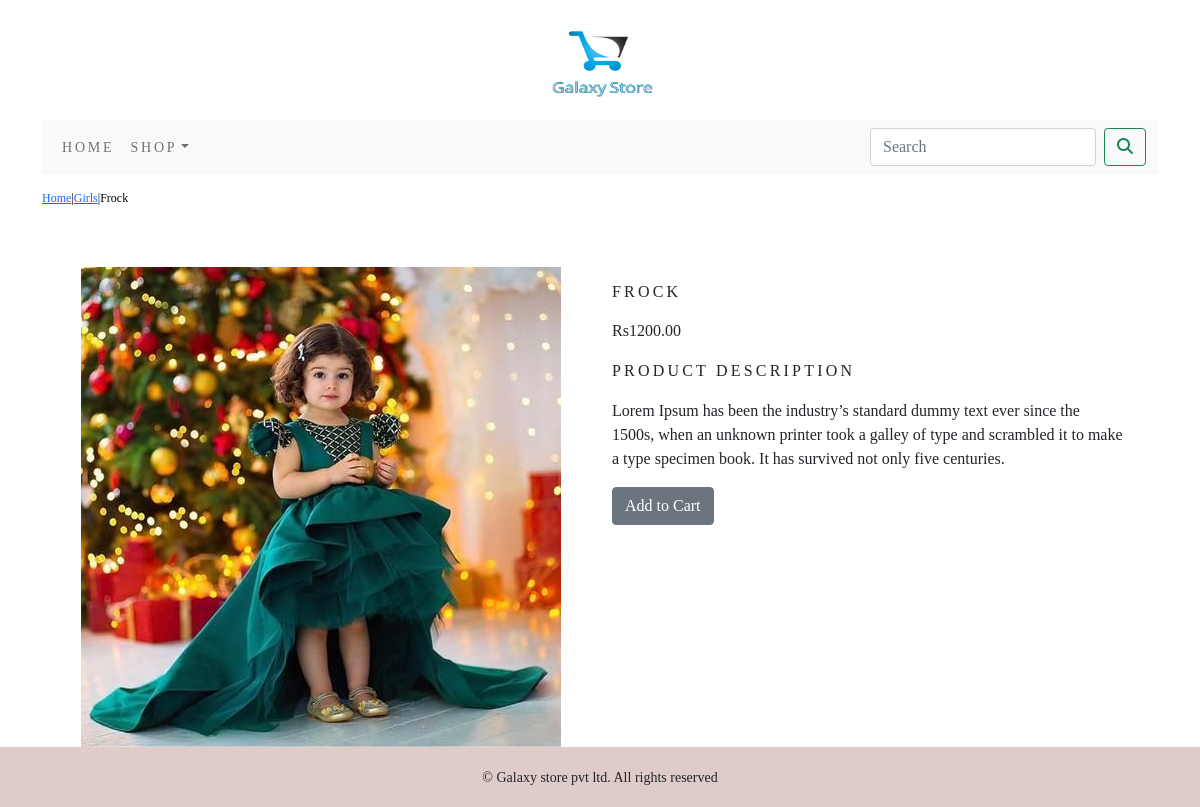
/shop/girls/frock/, run on the app's committed database.
### shop/models.py (models this page shows, shortened)
class Product(models.Model):
    name=models.CharField(max_length=250,unique=True)
    slug=models.SlugField(max_length=250,unique=True)
    description=models.TextField(blank=True)
    price=models.DecimalField(max_digits=10,decimal_places=2)
    category=models.ForeignKey(Category,on_delete=models.CASCADE)
    image=models.ImageField(upload_to='product',blank=True)
    stock=models.IntegerField()
    available=models.BooleanField(default=True)
    created=models.DateTimeField(auto_now_add=True)
    updated=models.DateTimeField(auto_now=True)
    class Meta:
        ordering=('name',)
        verbose_name='product'
        verbose_name_plural='products'

class Category(models.Model):
    name=models.CharField(max_length=250,unique=True)
    slug=models.SlugField(max_length=250,unique=True)
    description=models.TextField(blank=True)
    image=models.ImageField(upload_to='category',blank=True)
    class Meta:
        ordering=('name',)
        verbose_name='category'
        verbose_name_plural='categories'
    def get_url(self):
        return reverse('shop:products_by_category',args=[self.slug])
    def __str__(self):
        return '{}'.format(self.name)

### shop/views.py (the view)
# urls.py: path('<slug:c_slug>/<slug:product_slug>/', views.proDetail, name='prodCatdetail'),
def proDetail(request,c_slug,product_slug):
    try:
        product=Product.objects.get(category__slug=c_slug,slug=product_slug)
    except Exception as e:
        raise e
    return render(request,"product.html",{'product':product})

### cart/context_processors.py (called while the page is built)
def counter(request):
    item_count = 0
    if 'admin' in request.path:
        return {}
    else:
        try:
            cart=Cart.objects.filter(cart_id=_cart_id(request))
            cart_items=CartItem.objects.all().filter(cart=cart[:1])
            for cart_item in cart_items:
                item_count += cart_item.quantity
        except Cart.DoesNotExist:
            item_count = 0
    return dict(item_count=item_count)

### cart/views.py (called while the page is built)
def _cart_id(request):
    cart=request.session.session_key
    if not cart:
        cart=request.session.create()
    return cart

### shop/context_processors.py (called while the page is built)
def menu_links(request):
    links=Category.objects.all()
    return dict(links=links)

### templates/product.html (shortened to what this page needs)
{% extends 'base.html' %}
{% load static %}
{% block content %}
<div class="row my_prod_row_class">
    <div class="mx-auto">
        <p>
            <a href="{% url 'shop:allProdCat' %}">Home</a>|<a href="{{product.category.get_url}}">{{product.category}}</a>|{{product.name}}
        </p>
    </div>
</div>
<div class="container">
<br>
<div class="row">
    <div class="col-12 col-sm-12 col-md-12 col-lg-6 text-center">
        <div style="min-width:18rem">
            <img style="max-height: 60vh;" src="{{product.image.url}}" alt="{{product.name}}">
        </div>
    </div>
        <div class="col-12 col-sm-12 col-md-12 col-lg-6">
            <div>
            <h1 class="my_prod_title">{{product.name}}</h1>
            <p>Rs{{product.price}}</p>
            <p class="my_title" >Product Description</p>
            <p class="text-justify my_prod_text">{{product.description}}</p>
            {% if product.stock <= 0 %}
            <p class="text-justify my_prod_text"><b>Out Of Stock</b></p>
            {% else %}
            <a class="btn btn-secondary" href="{% url 'cart:add_cart' product.id %}">Add to Cart</a>
            {% endif %}
        </div>
    </div>
</div>
</div>
{% endblock %}

### static/css/custom.css (style rules this page uses)
body { font-family:'EB Garamond', serif; }
.my_title { font-size:16px; text-transform:uppercase; letter-spacing: .2em; }
.my_prod_row_class { padding-top:15px; padding-bottom:20px; }
.my_prod_row_class .mx-auto { color:black; font-size:12px; text-decoration:none; }
.my_prod_title { font-size:16px; text-transform:uppercase; letter-spacing:.2em; padding-top:15px; padding-bottom:10px; }
.my_prod_text { padding-right:20px; }

### data on the page
Product: category "Girls", name "Frock", image (picture), name "FROCK", price "1200.00", description "Lorem Ipsum has been the industry’s standard dummy text ever since the 1500s, when an unknown printer took a galley of type and scrambled it to make a type specimen book. It has survived not only five centuries."
